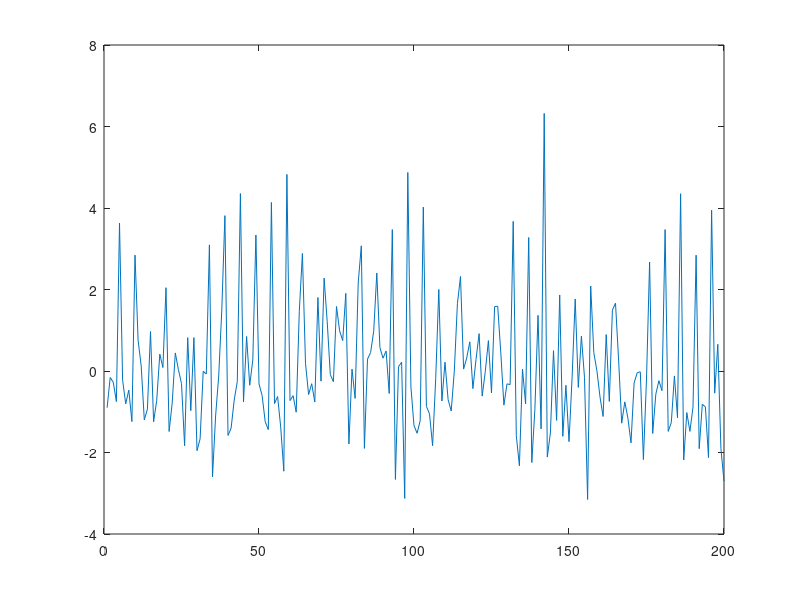

MATLAB code for this plot: (Note: this script raises an error after producing the figure.)
% Mohamad Alikhani
clc;
clear;
close all;

N = 200;
% column vector
x = zeros(N, 1);

% We want N samples
% fi is the frequency!
for n = 1:1:N
    % Samples are made up of different cosine's with different frequencies
    for fi = [5 10 15 20]
        x(n) = x(n) + cos(fi*n);
    end
    % Add gaussian noise to it
    x(n) = x(n) + sqrt(1) * randn(1);
end
% Plot the observation vector
plot(x)

%%Expectation-Maximization
% symbolic functions
% Cause the frequency is unknown we use the symbole f
syms f
% We start from zero because of formula
n =(0:1:N-1)';
ci = cos(n*f);

% Start from 2nd element
for i = 2:1:N
    dU_sym(i,1) = gradient(ci(i));
end

%We Can replace this with the below line
% dU_sym = diff(ci)

Bi = 0.25;
% Initial values for frequencies
freqs = [3.4 7.9 13 19];
f1=3.4;

yh1 = zeros(N, 1);
U = zeros(N, 1);
dU = zeros(N, 1);
for n = 1:1:N
    for f1 = [3.4 7.9 13 19]
        sigma = cos(f1*n);
        yh1(n, 1) = yh1(n, 1) + cos(f1*n) + Bi * (x(n) - sigma);
        U(n, 1) =U(n, 1) + double(subs(ci, f, f1))'*yh1;
        dU(n, 1) = dU(n, 1) + double(subs(dU_sym, f, f1))'*yh1;
    end
end
% for n = 1:1:N*2
%     for f1 = freqs
%         sigma = cos(f1*n);
% 
%         yh1 = cos(f1*n) + Bi * (x - sigma);
% 
%         U = double(subs(ci, f, f1))'*yh1;
%         dU = double(subs(dU_sym, f, f1))'*yh1;
%     end
% end
    